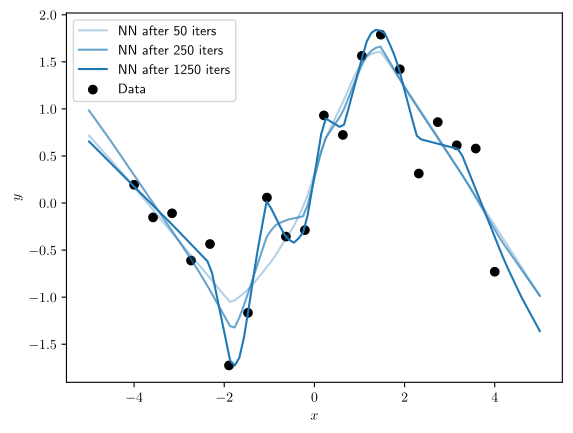

This figure's Python source:
import math
import torch as t
import torch.nn as nn
t.manual_seed(0)

import matplotlib.pyplot as plt 
plt.rcParams['text.usetex'] = True

import argparse
parser = argparse.ArgumentParser()
parser.add_argument('filename', type=str)
args = parser.parse_args()

N = 20

xs = t.linspace(-5, 5, 100)[:, None]
X = t.linspace(-4, 4, N)[:, None]
y = t.sin(X) + 0.5*t.randn(N, 1)
#N = 10
#
#xs = t.linspace(-5, 5, 100)[:, None]
#X = t.linspace(-4, 4, N)[:, None]
#y = t.sin(X) + 0.3*t.randn(N, 1)

plt.scatter(x=X, y=y, label='Data', c='k')
plt.xlabel('$x$')
plt.ylabel('$y$')
#plt.plot(xs, t.sin(xs), label='"True" (noise-free) line', c='r')

input_features = 1 
hidden_features = 100
output_features = 1 

net = nn.Sequential(
    nn.Linear(input_features, hidden_features),
    nn.ReLU(),
    nn.Linear(hidden_features, hidden_features),
    nn.ReLU(),
    nn.Linear(hidden_features, output_features)
)
opt = t.optim.SGD(net.parameters(), lr=0.03, momentum=0.8)
#opt = t.optim.Adam(net.parameters(), lr=0.03)

lines = [50, 250, 1250]
l = 0
for i in range(lines[-1]+1):
    L = ((net(X) - y)**2).mean()
    L.backward()
    opt.step()
    opt.zero_grad()

    if i in lines:
        l += 1
        plt.plot(xs, net(xs).detach(), c='tab:blue', alpha=l/len(lines), label=f"NN after {i} iters")

plt.legend()
plt.savefig(args.filename, bbox_inches='tight')
